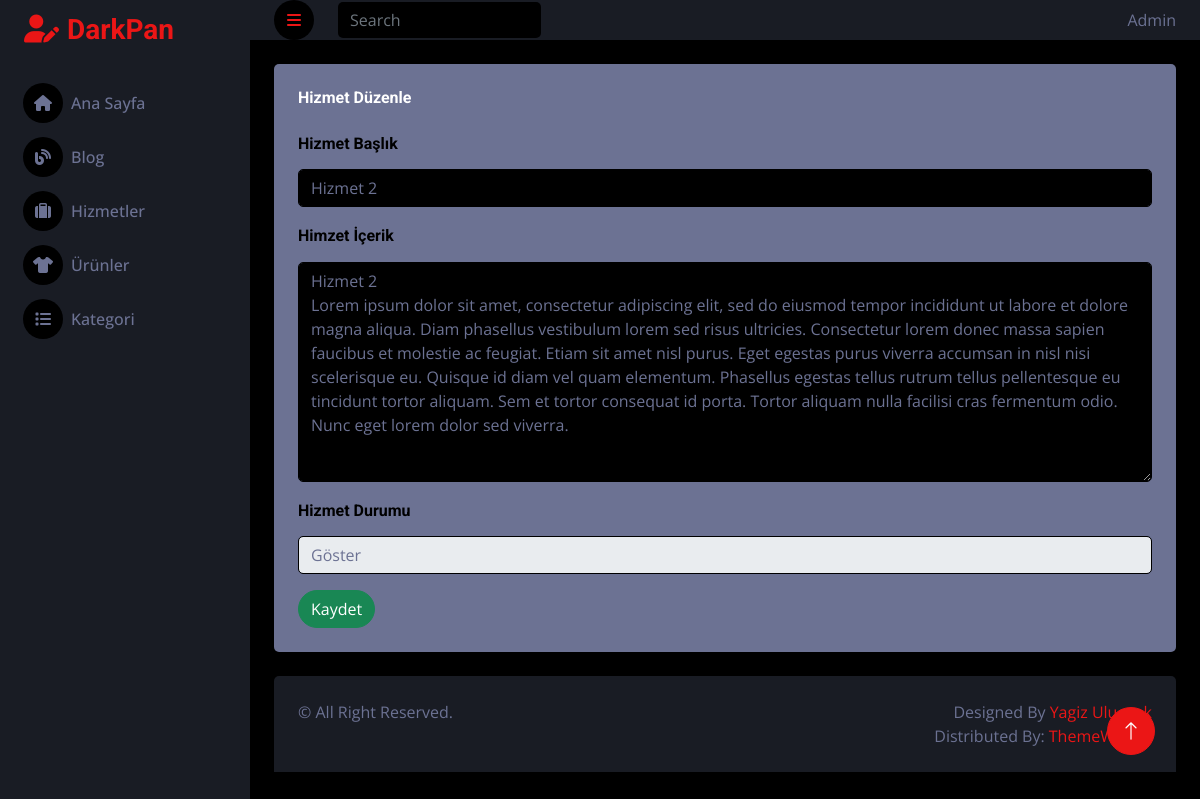
The page /admin/page/hizmet-duzenle.php?hizmet_id=2 on the database its author committed.
### tables this page shows
CREATE TABLE `hizmetler` (
  `hizmet_id` int(11) NOT NULL,
  `hizmet_baslik` varchar(100) NOT NULL,
  `hizmet_icerik` text NOT NULL,
  `hizmet_durum` tinyint(1) NOT NULL
);

### admin/classes/functions.class.php (called while the page is built, shortened)
<?php
class Veri extends Db
{
    public function veriIdGetir($tablo_Adi, $tablo_id_alan, $tablo_id, $sorgu)
    {
        $this->tablo_Adi = $tablo_Adi;
        $this->sorgu = $sorgu;
        $this->tablo_id_alan = $tablo_id_alan;
        $this->tablo_id = $tablo_id;
        $query = "SELECT * FROM " . $this->tablo_Adi . ' ' . $this->sorgu . " WHERE " . $this->tablo_id_alan . " = :" . $this->tablo_id_alan;
        $stmt = $this->connect()->prepare($query);
        $stmt->bindParam(':' . $this->tablo_id_alan, $this->tablo_id);
        $stmt->execute();
        return $stmt->fetch();
    }
}
?>

### admin/classes/db.class.php (called while the page is built)
<?php
class Db
{
    private $host = "localhost";
    private $username = "root";
    private $password = "";
    private $dbname = "veritabani";
    protected function connect()
    {
        try
        {
            $dsn = "mysql:host=".$this->host.";dbname=".$this->dbname;
            $pdo = new PDO($dsn,$this->username,$this->password);
            $pdo->setAttribute(PDO::ATTR_ERRMODE, PDO::ERRMODE_EXCEPTION);
            $pdo->setAttribute(PDO::ATTR_DEFAULT_FETCH_MODE, PDO::FETCH_OBJ);
            return $pdo;
        }
        catch(PDOException $e)
        {
            echo "Bağlantı Hatası: ".$e->getMessage();
        }
    }
}
?>

### admin/page/hizmet-duzenle.php (the view, shortened to what this page needs)
<?php
require_once('../classes/db.class.php');
include "../classes/functions.class.php";
include "../inc/_header.php";
?>
<?php
$tablo_adi = "hizmetler";
$tablo_id_alan = "hizmet_id";
$sorgu = "";
$veri = new Veri();
$tablo_id = $_GET["hizmet_id"];
$veriGetir = $veri->veriIdGetir($tablo_adi, $tablo_id_alan, $tablo_id, $sorgu);
?>
    <body>
      <div class="container-fluid position-relative d-flex p-0">
        <?php include "../inc/_sidebar.php";?>
        <div class="content">
          <?php include "../inc/_navbar.php";?>
          <div class="container-fluid pt-4 px-4">
            <div class="row g-4 h-100" >
              <div class="col-sm-12 col-xl-12">
                <div class="col">
                  <div class="bg-light rounded p-4" style="height: 100%;">
                      <h6 class="mb-4">Hizmet Düzenle</h6>
                      <form method="POST">
                          <div class="mb-3">
                            <label for="hizmet_baslik" class="form-label"><h6 style="color: black;">Hizmet Başlık</h6></label>
                            <input type="text" class="form-control" id="hizmet_baslik" name="hizmet_baslik" value="<?php echo $veriGetir->hizmet_baslik?>">
                          </div>
                          <div class="mb-3">
                              <label for="hizmet_icerik" class="form-label"><h6 style="color: black;">Himzet İçerik</h6></label>
                              <textarea class="form-control" name="hizmet_icerik" id="hizmet_icerik" style="min-height: 220px;"><?php echo $veriGetir->hizmet_icerik?></textarea>
                          </div>
                          <div class="mb-3">
                            <label for="hizmet_durum" class="form-label"><h6 style="color: black;">Hizmet Durumu</h6></label>
                            <select class="form-control" name="hizmet_durum" id="hizmet_durum">
                              <option name="hizmet_durum" value="1">Göster</option>
                            </select>
                          </div>
                          <button type="submit" class="btn btn-success rounded-pill" name="submit">Kaydet</button>
                      </form>
                  </div>
                </div>
              </div>
            </div>
          </div>
          <?php include "../inc/_footer.php";?>
        </div>
        <a href="#" class="btn btn-lg btn-primary btn-lg-square back-to-top">
          <i class="bi bi-arrow-up"></i>
        </a>
      </div>
    </body>
    </html>

### admin/css-js/style.css (style rules this page uses)
:root { --primary: #EB1616; --secondary: #191C24; --light: #6C7293; --dark: #000000; }
.back-to-top { position: fixed; display: none; right: 45px; bottom: 45px; z-index: 99; }
.btn { transition: .5s; }
.btn-lg-square { width: 48px; height: 48px; }
.btn-square, .btn-sm-square, .btn-lg-square { padding: 0; display: inline-flex; align-items: center; justify-content: center; font-weight: normal; border-radius: 50px; }
.content { margin-left: 250px; min-height: 100vh; background: var(--dark); transition: 0.5s; }
@media (min-width: 992px) { .content { width: calc(100% - 250px); } }

### rows shown on the page
hizmetler: hizmet_baslik "Hizmet 2", hizmet_icerik "Hizmet 2 Lorem ipsum dolor sit amet, consectetur adipiscing elit, sed do eiusmod tempor incididunt ut labore et dolore magna aliqua. Diam phasellus vestibulum lorem sed risus ultricies. Consectetur lorem donec massa sapien faucibus et molestie ac feugiat. Etiam sit amet nisl purus. Eget egestas purus viverra accumsan in nisl nisi scelerisque eu. Quisque id diam vel quam elementum. Phasellus egestas tellus rutrum tellus pellentesque eu tincidunt tortor aliquam. Sem et tortor consequat id porta. Tortor aliquam nulla facilisi cras fermentum odio. Nunc eget lorem dolor sed viverra."
